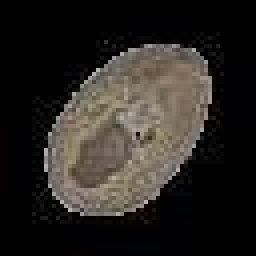
#> input picture Coffee_Inspection_Work/research_notebook/hwan_opencv/new_opencv/data/normal/3.jpg, 64 x 64 px (shown 4 times larger)
$ python tracking.py   (older library calls are emulated)
#> lines starting #> are read from the running program, lines starting #| are printed output that depends on the picture
#> further down, norm is the input picture: shape (64, 64, 3); mean R, G, B 41.3, 37.8, 33.8
import matplotlib.pyplot as plt
import numpy as np
from tqdm.notebook import tqdm
from scipy import fftpack, fft
import numpy as np
from PIL import Image
import math
import cv2
from time import sleep

tmp = np.array([np.array([6,0]),
                np.array([7,0]),
                np.array([8,0]),
                np.array([9,0]),
                np.array([10,0]),

                np.array([8,1]),
                np.array([9,1]),
                np.array([10,1]),

                np.array([11,2]),
                np.array([12,2]),

                np.array([12,3]),

                np.array([12,4]),
                np.array([13,4]),

                np.array([14,3]),

                np.array([14,2]),
                np.array([15,2]),

                np.array([15,1]),
                np.array([16,1]),

                np.array([16,0]),
                np.array([17,0]),

                np.array([18,-1]),

                np.array([18,-2]),

                np.array([18,-3]),
                np.array([17,-3]),

                np.array([16,-4]),
                np.array([17,-4]),

                np.array([15,-5]),
                np.array([16,-5]),

                np.array([14,-6]),

                np.array([13,-7]),
                np.array([12,-7]),
                np.array([11,-7]),

                np.array([10,-6]),

                np.array([10,-5]),

                np.array([10,-4]),
                np.array([9,-4]),

                np.array([9,-3]),
                np.array([8,-3]),

                np.array([7,-2]),
                np.array([8,-2]),
                np.array([9,-2]),

                np.array([8,-1]),
                np.array([7,-1]),

                ] )

def calculateVectors(src, thres = 40):
    ############################################################################
    # <이미지 노이즈 및 배경 제거>


    # 그레이 스케일로 변환
    # gray = cv2.cvtColor(src)
#> called with thres = 40
    gray = src

    # 바이너리로 변환
    ret, binary = cv2.threshold(gray,thres,255, cv2.THRESH_BINARY)
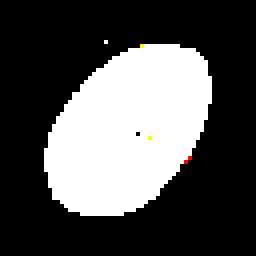
#> binary: shape (64, 64, 3) (shown 4 times larger); mean R, G, B 81.6, 81.4, 81.3
#> ret = 40
    binary = cv2.bitwise_not(binary)
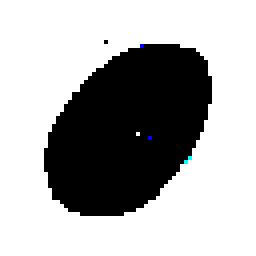
#> binary: shape (64, 64, 3) (shown 4 times larger); mean R, G, B 173.4, 173.6, 173.7

    height = src.shape[0]
#> height = 64
    width = src.shape[1]
#> width = 64

    ############################################################################
    # <생두 무게 중심 구하기>
    R = list()
    for y in range(height):
        for x in range(width):
            if binary[y,x]:
                R.append([x, y])
#> after the loop, R = []

    # 질량의 합
    M = len(R)

    # 질량중심 벡터는 이미지를 기준으로 (x,y)
    R = np.array(R)
    R_x = R[:,0]
    R_y = R[:,1]

    R_x_sum = R_x.sum()
    R_y_sum = R_y.sum()

    center = np.round(R_x_sum/M).real , (np.round(R_y_sum/M)).real

    height_center = center[1]
    width_center = center[0]

    print('center:', height_center, width_center)


    ############################################################################
    # <객체 외부의 노이즈 데이터 처리하기>

    # 바이너리의 윤곽선 추출
    _, contours, hierachy = cv2.findContours(binary, cv2.RETR_CCOMP, cv2.CHAIN_APPROX_NONE)

    # 생두 객체 윤곽과 윤곽벡터 구하기
    contours_leng = [len(i) for i in contours if len(i) != 252]
    # print('contours_leng: ', contours_leng)
    max = np.array(contours_leng).max()
    # print('max: ', max)
    contour_vector_from_center = list()
    contour_vector = list()
    for i in contours:
        if len(i) == max:
            # print(i)
            for point in i:
                contour_vector.append((point[0][1], point[0][0]))
                contour_vector_from_center.append((point[0][1]-height_center, point[0][0]-width_center))
    # print('counts of contour vector: ', len(contour_vector))
    # print(contour_vector)
    # print(contour_vector_from_center)
    return contour_vector, contour_vector_from_center, src, binary

# 기준잡기 clean ver
# [125 lines left out: functions find_base, find_close_x, not called in this run]

##################################
x = 3
##################################

## bean contour
norm = np.array(Image.open("./data/normal/"+ str(x) +".jpg"))
brok = np.array(Image.open("./data/broken/"+ str(x) +".jpg"))

#> (the run stopped early here; a loop or call above may not have finished)
